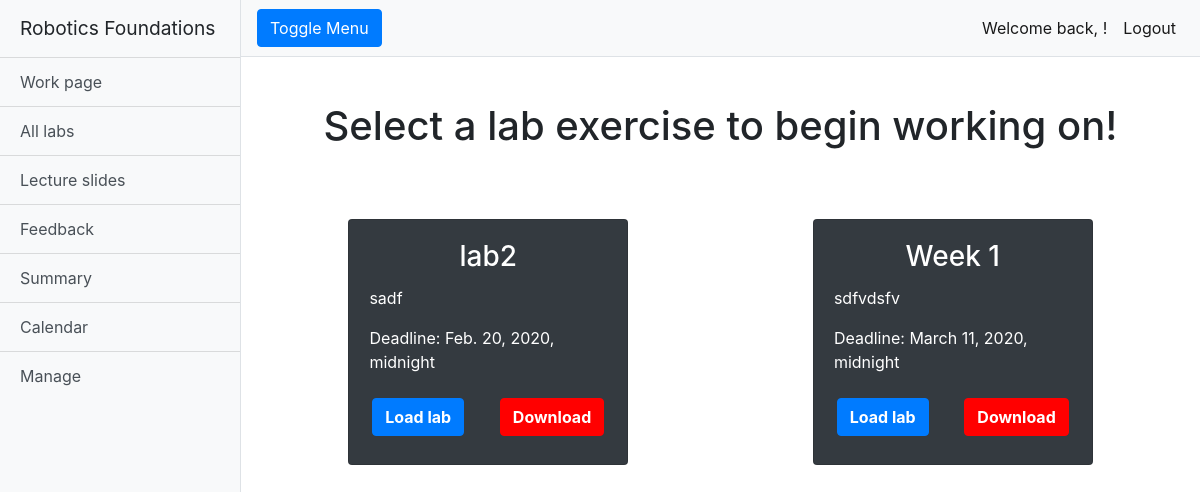
The page /rfwa/alllabs/ (signed in) on the database its author committed.
### rfwa/models.py (models this page shows, shortened)
class Lab(models.Model):
    name = models.CharField(max_length=128)
    description = models.TextField(max_length=2048)
    open_Date = models.DateTimeField(timezone.now())
    close_Date = models.DateTimeField(timezone.now())
    lab_Files = models.FileField(upload_to='labs/')
    slug = models.SlugField(primary_key=True, blank=True)

### rfwa/views.py (the view)
# urls.py: path('alllabs/', views.alllabs, name='alllabs'),
@login_required
def alllabs(request):
    labs = Lab.objects.order_by('open_Date')
    return render(request, 'rfwa/alllabs.html', {'labs': labs})

### templates/rfwa/alllabs.html (shortened to what this page needs)
{% extends "rfwa/base.html" %}
{% load staticfiles %}
{% block extra_head %}
<link href="{% static 'css/button.css' %}" rel="stylesheet">
{% endblock %}
{% block body_block %}
<div class="container-fluid">
  <h1 class="mt-4">Select a lab exercise to begin working on!</h1>
  {% if labs %}
  <div class="container-fluid mt-5">
    {% for lab in labs %}
    {% cycle 'row' '' as row silent %}
    {% if row %}
    <div class="row justify-content-around">
      {% endif %}
      <div class="col-sm-10 col-md-10 col-lg-4 mb-5">
        <div class="card bg-dark text-white mx-auto">
          <div class="card-body text-center">
            <h3 class="card-title">{{lab.name}}</h3>
            <p class="card-text text-left">{{lab.description}}</p>
            <p class="card-text text-left">Deadline: {{lab.close_Date}}</p>
            <div class="row pb-2 justify-content-around mt-4">
              <button class="btn btn-primary font-weight-bold load-lab-button" value="{{ lab.lab_Files.path }}">Load
                lab</button>
              <a class="btn btn-primary-red font-weight-bold" href="{% url  'download_lab' lab.slug %}"
                onclick="return confirm('Download {{ lab.name }}?')">Download</a>
            </div>
          </div>
        </div>
      </div>
      {% if not row %}
    </div>
    {% endif %}
    {% endfor %}
    {% else %}
    <h2 class="text-center mt-5">There are no labs uploaded.</h2>
    {% endif %}
  </div>
</div>
{% endblock %}

### static/css/simple-sidebar.css (style rules this page uses)
body { overflow-x: hidden; }

### static/css/override.css (style rules this page uses)
.mt-4 { text-align: center; vertical-align: middle; line-height: 90px; }

### static/css/button.css (style rules this page uses)
.btn-primary-red { color: #fff; background-color: #FF0000; border-color: #FF0000; }

### rows shown on the page
Lab: name "lab2", description "sadf", close_Date "Feb. 20, 2020, midnight"
Lab: name "Week 1", description "sdfvdsfv", close_Date "March 11, 2020, midnight"
